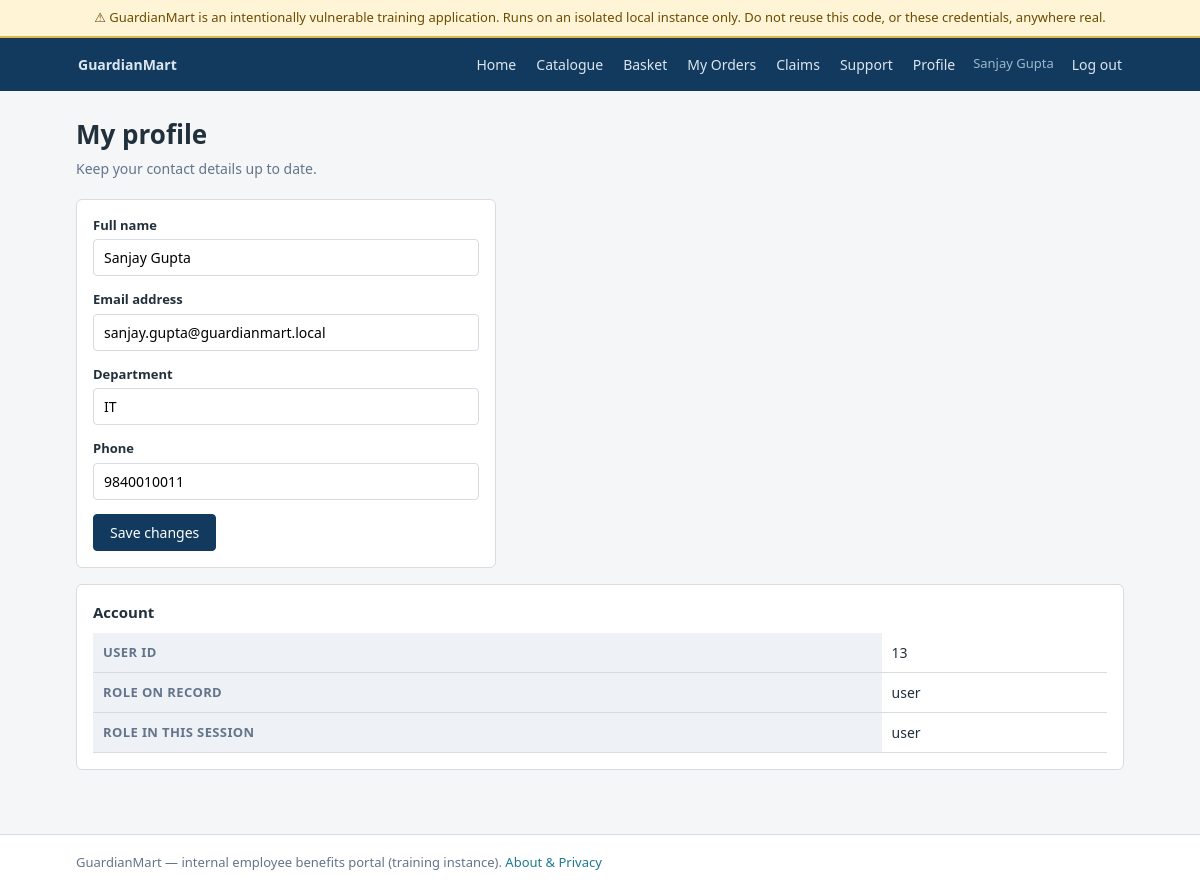
Screenshot of /profile (signed in) with the database file from the repository.
### tables this page shows
CREATE TABLE users (
            id INTEGER PRIMARY KEY AUTOINCREMENT,
            name TEXT NOT NULL,
            email TEXT NOT NULL UNIQUE,
            password TEXT NOT NULL,             -- plaintext, on purpose: A04 / A05a / A07a
            department TEXT,
            phone TEXT,
            role TEXT NOT NULL DEFAULT 'user'    -- 'user' or 'admin'
        );

### app.py (the view, shortened to what this page needs)
@app.route("/profile", methods=["GET", "POST"])
@login_required
def profile():
    sess = current_session()
    user = current_user_row()
    is_admin_session = sess["role"] == "admin"
    flag = FLAGS["A07_AUTH"] if is_admin_session else None
    return render_template("profile.html", user=user, is_admin_session=is_admin_session, flag=flag)

### app.py (called while the page is built)
def parse_session_cookie(raw):
    if not raw:
        return None
    parts = {}
    for chunk in raw.split("|"):
        if ":" not in chunk:
            return None
        k, v = chunk.split(":", 1)
        parts[k] = v
    if "user_id" not in parts or "role" not in parts:
        return None
    try:
        parts["user_id"] = int(parts["user_id"])
    except ValueError:
        return None
    return parts

def current_session():
    return parse_session_cookie(request.cookies.get("gm_session"))

def current_user_row():
    sess = current_session()
    if not sess:
        return None
    return db.get_user_by_id(sess["user_id"])

def login_required(view):
    @wraps(view)
    def wrapped(*args, **kwargs):
        if current_session() is None:
            return redirect(url_for("login"))
        return view(*args, **kwargs)
    return wrapped

@app.context_processor
def inject_globals():
    return {
        "training_banner": TRAINING_BANNER,
        "logged_in_user": current_user_row(),
        "logged_in_session": current_session(),
    }

### db.py (called while the page is built)
def get_db():
    conn = sqlite3.connect(DB_PATH)
    conn.row_factory = sqlite3.Row
    conn.execute("PRAGMA foreign_keys = ON")
    return conn

def get_user_by_id(user_id):
    conn = get_db()
    row = conn.execute("SELECT * FROM users WHERE id = ?", (user_id,)).fetchone()
    conn.close()
    return row

### templates/profile.html (shortened to what this page needs)
{% extends "base.html" %}
{% block content %}
<h1>My profile</h1>
<p class="page-sub">Keep your contact details up to date.</p>
{% if flag %}
  {% set flag_value = flag %}
  {% set flag_note = 'This page is showing you administrator content because your session cookie says so.' %}
{% endif %}
<div class="card form-narrow">
  <form method="post" action="{{ url_for('profile') }}">
    <div class="form-row">
      <label for="name">Full name</label>
      <input type="text" id="name" name="name" value="{{ user.name }}">
    </div>
    <div class="form-row">
      <label for="email">Email address</label>
      <input type="email" id="email" name="email" value="{{ user.email }}">
    </div>
    <div class="form-row">
      <label for="department">Department</label>
      <input type="text" id="department" name="department" value="{{ user.department or '' }}">
    </div>
    <div class="form-row">
      <label for="phone">Phone</label>
      <input type="text" id="phone" name="phone" value="{{ user.phone or '' }}">
    </div>
    <button class="btn" type="submit">Save changes</button>
  </form>
</div>
<div class="card">
  <div class="card-title">Account</div>
  <table>
    <tr><th>User ID</th><td>{{ user.id }}</td></tr>
    <tr><th>Role on record</th><td>{{ user.role }}</td></tr>
    <tr><th>Role in this session</th>
        <td>
          {{ logged_in_session.role }}
        </td></tr>
  </table>
</div>
{% endblock %}

### templates/base.html (shortened to what this page needs)
<!DOCTYPE html>
<html lang="en">
<head>
  <link rel="stylesheet" href="{{ url_for('static', filename='css/app.css') }}">
</head>
<body>
<div class="training-banner">{{ training_banner }}</div>
<nav class="navbar">
  <div class="container">
    <a class="navbar-brand" href="{{ url_for('home') }}">GuardianMart</a>
    <a href="{{ url_for('home') }}">Home</a>
    <a href="{{ url_for('products') }}">Catalogue</a>
    {% if logged_in_session %}
      <a href="{{ url_for('basket') }}">Basket</a>
      <a href="{{ url_for('orders') }}">My Orders</a>
      <a href="{{ url_for('claims') }}">Claims</a>
      <a href="{{ url_for('support') }}">Support</a>
      <a href="{{ url_for('profile') }}">Profile</a>
      <span class="nav-user">
        {{ logged_in_user.name if logged_in_user else 'Unknown user' }}
      </span>
      <a href="{{ url_for('logout') }}">Log out</a>
    {% else %}
      <a href="{{ url_for('about') }}">About</a>
      <a href="{{ url_for('login') }}">Log in</a>
      <a href="{{ url_for('register') }}">Register</a>
    {% endif %}
  </div>
</nav>
<main>
  <div class="container">
    {% block content %}{% endblock %}
  </div>
</main>
<footer>
  <div class="container">
    GuardianMart &mdash; internal employee benefits portal (training instance).
    <a href="{{ url_for('about') }}">About &amp; Privacy</a>
  </div>
</footer>
</body>
</html>

### static/css/app.css (style rules this page uses)
:root { --gm-navy: #123a5e; --gm-navy-dark: #0d2a44; --gm-accent: #1d7a8c; --gm-bg: #f4f6f8; --gm-border: #d6dce2; --gm-text: #22303c; --gm-muted: #64748b; --gm-warn-bg: #fff4d6; --gm-warn-border: #e0b64a; --gm-flag-bg: #e8f7ee; --gm-flag-border: #2f9e5e; --gm-danger: #b3261e; }
* { box-sizing: border-box; }
body { margin: 0; font-family: "Segoe UI", Roboto, Helvetica, Arial, sans-serif; font-size: 15px; line-height: 1.5; color: var(--gm-text); background: var(--gm-bg); }
a { color: var(--gm-accent); text-decoration: none; }
.container { max-width: 1080px; margin: 0 auto; padding: 0 16px; }
.training-banner { background: var(--gm-warn-bg); border-bottom: 2px solid var(--gm-warn-border); color: #6b4c00; font-size: 13px; padding: 8px 16px; text-align: center; }
.navbar { background: var(--gm-navy); color: #fff; }
.navbar .container { display: flex; align-items: center; flex-wrap: wrap; gap: 4px 16px; padding: 12px 16px; }
.navbar-brand { font-size: 20px; font-weight: 700; color: #fff; margin-right: auto; }
.navbar a { color: #dce6f0; padding: 4px 2px; font-size: 14px; }
.navbar .nav-user { color: #9fb8cf; font-size: 13px; }
main { padding: 24px 0 48px; }
h1 { font-size: 26px; margin: 0 0 4px; }
.page-sub { color: var(--gm-muted); margin: 0 0 20px; font-size: 14px; }
.card { background: #fff; border: 1px solid var(--gm-border); border-radius: 6px; padding: 16px; margin-bottom: 16px; }
.card-title { font-weight: 600; margin-bottom: 10px; }
label { display: block; font-size: 13px; font-weight: 600; margin-bottom: 4px; }
input[type=text], input[type=email], input[type=password], input[type=number], input[type=file], select, textarea { width: 100%; padding: 8px 10px; border: 1px solid var(--gm-border); border-radius: 4px; font-family: inherit; font-size: 14px; background: #fff; }
.form-row { margin-bottom: 14px; }
.form-narrow { max-width: 420px; }
.btn { display: inline-block; background: var(--gm-navy); color: #fff; border: 1px solid var(--gm-navy); border-radius: 4px; padding: 8px 16px; font-size: 14px; font-family: inherit; cursor: pointer; }
table { width: 100%; border-collapse: collapse; background: #fff; font-size: 14px; }
th, td { text-align: left; padding: 9px 10px; border-bottom: 1px solid var(--gm-border); }
th { background: #eef2f6; font-size: 13px; text-transform: uppercase; letter-spacing: .03em; color: var(--gm-muted); }
footer { border-top: 1px solid var(--gm-border); background: #fff; padding: 18px 0; font-size: 13px; color: var(--gm-muted); }

### rows the page displays
users: name "Sanjay Gupta", email "sanjay.gupta@guardianmart.local", department "IT", phone "9840010011", id "13", role "user"

### other values shown
{{ training_banner }} "⚠ GuardianMart is an intentionally vulnerable training application. Runs on an isolated local instance only. Do not reuse this code, or these credentials, anywhere real."
